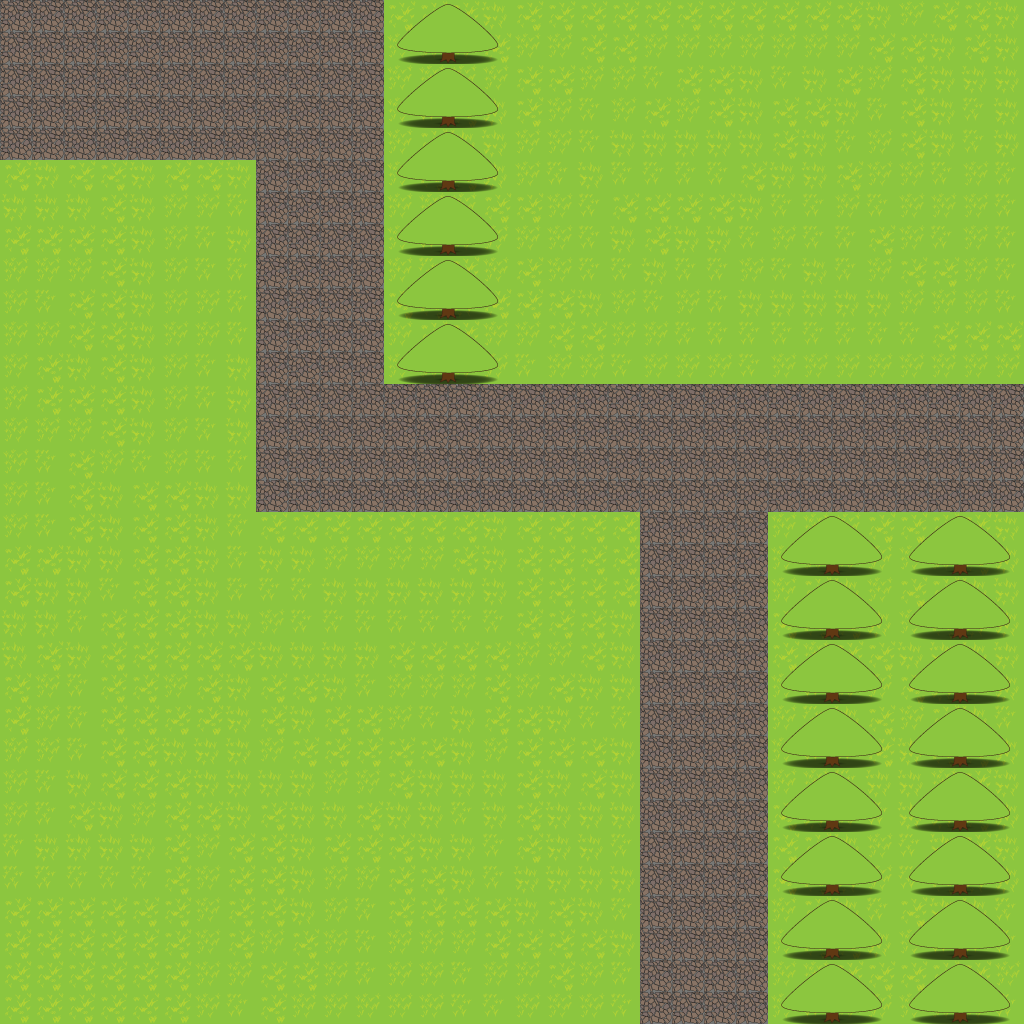

This game map was drawn from its Tiled (.tmx) file and the tilesets committed beside it. A one-line description and the full map source follow:
An orthogonal 32x32 tile map with 32x32 px tiles, 2 tile layers (Ground, Collide).

<map version="1.0" orientation="orthogonal" renderorder="right-down" width="32" height="32" tilewidth="32" tileheight="32" nextobjectid="1">
 <tileset firstgid="1" name="MonsterLand" tilewidth="32" tileheight="32" tilecount="64">
  <image source="tileset.png" trans="ff00ff" width="256" height="256" />
  <terraintypes>
   <terrain name="Ground" tile="-1" />
  </terraintypes>
  <tile id="0" terrain="0,0,0,0" />
 </tileset>
 <layer name="Ground" width="32" height="32">
  <data encoding="csv">
1,1,1,1,1,1,1,1,1,1,1,1,4,4,4,5,4,4,4,4,4,4,4,4,4,4,4,5,12,4,4,5,
1,1,1,1,1,1,1,1,1,1,1,1,12,12,12,4,12,12,4,4,12,12,12,12,12,12,12,4,4,5,4,5,
1,1,1,1,1,1,1,1,1,1,1,1,12,12,12,12,4,4,12,12,13,4,4,5,13,5,4,12,4,5,5,5,
1,1,1,1,1,1,1,1,1,1,1,1,12,13,4,5,4,12,13,12,4,12,4,5,4,4,5,13,4,5,13,5,
1,1,1,1,1,1,1,1,1,1,1,1,12,4,5,5,12,12,13,5,5,5,5,5,4,5,13,12,4,5,13,5,
4,5,4,4,5,4,4,5,1,1,1,1,12,4,4,5,12,13,5,13,13,13,13,4,5,5,4,12,12,13,12,13,
5,5,5,4,5,12,12,13,1,1,1,1,12,12,12,4,4,12,13,4,4,4,4,5,13,13,12,13,12,12,12,13,
4,4,4,4,5,12,13,5,1,1,1,1,12,13,12,12,12,12,13,5,4,5,5,13,12,13,13,4,12,13,12,13,
12,12,12,4,5,12,13,13,1,1,1,1,12,13,4,12,4,12,13,13,5,13,13,12,13,5,13,12,4,4,12,13,
12,13,4,4,5,12,12,13,1,1,1,1,4,4,5,4,4,4,5,12,13,12,13,5,5,5,5,5,12,12,12,13,
12,12,4,4,5,12,12,13,1,1,1,1,12,4,4,12,12,4,4,12,12,13,13,13,13,13,13,13,13,4,4,4,
12,4,5,4,5,12,13,5,1,1,1,1,12,12,12,12,13,12,12,13,12,12,12,13,12,12,12,12,12,12,12,12,
12,4,4,4,5,12,13,5,1,1,1,1,1,1,1,1,1,1,1,1,1,1,1,1,1,1,1,1,1,1,1,1,
12,12,12,4,5,12,13,5,1,1,1,1,1,1,1,1,1,1,1,1,1,1,1,1,1,1,1,1,1,1,1,1,
12,13,4,12,13,12,13,13,1,1,1,1,1,1,1,1,1,1,1,1,1,1,1,1,1,1,1,1,1,1,1,1,
12,13,4,5,4,4,5,5,1,1,1,1,1,1,1,1,1,1,1,1,1,1,1,1,1,1,1,1,1,1,1,1,
12,13,4,5,4,4,5,13,4,4,4,4,4,4,4,5,4,4,4,4,1,1,1,1,12,12,12,4,4,4,4,5,
4,4,5,5,4,4,5,13,5,5,12,12,12,12,4,5,4,4,4,4,1,1,1,1,12,12,12,12,12,12,4,5,
4,5,5,13,4,4,5,13,13,13,5,5,5,5,5,5,4,4,4,4,1,1,1,1,12,4,5,12,4,4,5,5,
5,5,13,4,4,4,5,5,12,13,13,13,13,13,13,13,4,4,4,5,1,1,1,1,4,4,4,5,12,4,5,5,
5,4,5,4,4,4,4,4,5,5,5,5,4,4,4,4,12,12,4,5,1,1,1,1,4,12,4,4,5,5,5,5,
4,12,13,4,4,12,4,5,4,4,5,13,12,12,12,4,12,4,5,5,1,1,1,1,12,13,12,12,4,5,13,5,
4,12,13,4,4,4,4,5,4,5,4,4,12,13,5,4,4,5,13,13,1,1,1,1,12,13,5,4,12,4,5,13,
12,12,13,4,4,5,5,5,12,4,4,4,4,4,5,12,4,4,4,5,1,1,1,1,12,13,13,4,5,4,4,5,
12,13,5,4,4,4,5,5,5,5,12,12,4,5,5,5,4,5,4,5,1,1,1,1,12,12,13,5,5,12,4,5,
12,13,4,5,12,4,4,5,4,5,5,4,5,5,13,5,4,5,5,5,1,1,1,1,4,5,12,13,5,5,4,5,
13,5,5,5,5,4,12,4,4,5,4,4,4,5,5,13,4,5,5,13,1,1,1,1,4,4,5,12,13,5,4,5,
13,13,13,13,13,4,12,4,4,5,12,12,4,4,5,13,5,5,5,5,1,1,1,1,4,4,5,12,13,4,5,5,
4,4,4,4,4,4,12,4,4,5,12,13,4,4,4,4,5,4,5,13,1,1,1,1,12,4,5,13,4,5,5,13,
4,4,4,4,4,4,12,4,12,4,12,13,12,12,12,4,4,4,4,5,1,1,1,1,12,4,4,5,12,13,13,13,
4,4,4,4,4,4,12,12,4,4,12,13,12,12,13,12,12,4,12,13,1,1,1,1,12,12,4,4,4,4,4,12,
4,4,4,4,4,4,12,13,4,12,12,12,12,12,13,13,12,12,12,13,1,1,1,1,12,13,12,12,12,12,12,13
</data>
 </layer>
 <layer name="Collide" width="32" height="32">
  <data encoding="csv">
1,1,1,1,1,1,1,1,1,1,1,1,17,18,19,20,2,3,0,0,2,3,0,0,2,3,0,0,2,3,0,0,
1,1,1,1,1,1,1,1,1,1,1,1,25,26,27,28,0,0,0,0,0,0,0,0,0,0,0,0,0,0,0,0,
1,1,1,1,1,1,1,1,1,1,1,1,17,18,19,20,0,0,0,0,0,0,0,0,0,0,0,0,0,0,0,0,
1,1,1,1,1,1,1,1,1,1,1,1,25,26,27,28,0,0,0,0,0,0,0,0,0,0,0,0,0,0,0,0,
1,1,1,1,1,1,1,1,1,1,1,1,17,18,19,20,0,0,0,0,0,0,0,0,0,0,0,0,0,0,0,0,
2,3,0,0,2,3,0,0,1,1,1,1,25,26,27,28,0,0,0,0,0,0,0,0,0,0,0,0,0,0,0,0,
0,11,0,0,10,11,0,0,1,1,1,1,17,18,19,20,0,0,0,0,0,0,0,0,0,0,0,0,0,0,0,0,
0,0,0,0,0,0,0,21,1,1,1,1,25,26,27,28,0,0,0,0,0,0,0,0,0,0,0,0,0,0,0,0,
0,0,0,0,0,0,0,29,1,1,1,1,17,18,19,20,0,0,0,0,0,0,0,0,0,0,0,0,0,0,0,0,
0,0,0,0,0,0,0,0,1,1,1,1,25,26,27,28,0,0,0,0,0,0,0,0,0,0,0,0,0,0,0,0,
10,11,0,0,10,11,0,0,1,1,1,1,17,18,19,20,0,0,0,0,0,0,0,0,0,0,0,0,0,0,0,21,
0,0,0,0,0,0,0,0,1,1,1,1,25,26,27,28,0,0,0,0,0,0,0,0,0,0,0,0,0,0,0,29,
0,0,0,0,0,0,0,0,1,1,1,1,1,1,1,1,1,1,1,1,1,1,1,1,1,1,1,1,1,1,1,1,
0,0,0,0,0,0,0,0,1,1,1,1,1,1,1,1,1,1,1,1,1,1,1,1,1,1,1,1,1,1,1,1,
0,0,0,0,0,0,0,0,1,1,1,1,1,1,1,1,1,1,1,1,1,1,1,1,1,1,1,1,1,1,1,1,
0,0,0,0,0,0,0,0,1,1,1,1,1,1,1,1,1,1,1,1,1,1,1,1,1,1,1,1,1,1,1,1,
0,0,0,0,0,0,0,0,2,3,0,0,2,3,0,0,2,3,0,0,1,1,1,1,17,18,19,20,17,18,19,20,
0,0,0,0,0,0,0,0,10,11,0,0,10,11,0,0,10,0,0,0,1,1,1,1,25,26,27,28,25,26,27,28,
0,0,0,0,0,0,0,0,0,0,0,0,0,0,0,0,0,0,0,21,1,1,1,1,17,18,19,20,17,18,19,20,
0,0,0,0,0,0,0,0,0,0,0,0,0,0,0,0,0,0,0,29,1,1,1,1,25,26,27,28,25,26,27,28,
0,0,0,0,0,0,0,0,0,0,0,0,0,0,0,0,0,0,0,0,1,1,1,1,17,18,19,20,17,18,19,20,
0,0,0,0,0,0,0,0,0,0,0,0,0,0,0,0,0,0,0,0,1,1,1,1,25,26,27,28,25,26,27,28,
0,0,0,0,0,0,0,0,0,0,0,0,0,0,0,0,0,0,0,21,1,1,1,1,17,18,19,20,17,18,19,20,
0,0,0,0,0,0,0,0,0,0,0,0,0,0,0,0,0,0,0,0,1,1,1,1,25,26,27,28,25,26,27,28,
0,0,0,0,0,0,0,0,0,0,0,0,0,0,0,0,0,0,0,0,1,1,1,1,17,18,19,20,17,18,19,20,
0,0,0,0,0,0,0,0,0,0,0,0,0,0,0,0,0,0,0,0,1,1,1,1,25,26,27,28,25,26,27,28,
0,0,0,0,0,0,0,0,0,0,0,0,0,0,0,0,0,0,0,21,1,1,1,1,17,18,19,20,17,18,19,20,
0,0,0,0,0,0,0,0,0,0,0,0,0,0,0,0,0,0,0,29,1,1,1,1,25,26,27,28,25,26,27,28,
0,0,0,0,0,0,0,0,0,0,0,0,0,0,0,0,0,0,0,0,1,1,1,1,17,18,19,20,17,18,19,20,
0,0,0,0,0,0,0,0,0,0,0,0,0,0,0,0,0,0,0,0,1,1,1,1,25,26,27,28,25,26,27,28,
0,0,0,0,0,0,0,0,0,0,0,0,0,0,0,0,0,0,0,21,1,1,1,1,17,18,19,20,17,18,19,20,
0,0,0,0,0,0,0,0,0,0,0,0,0,0,0,0,0,0,0,29,1,1,1,1,25,26,27,28,25,26,27,28
</data>
 </layer>
</map>